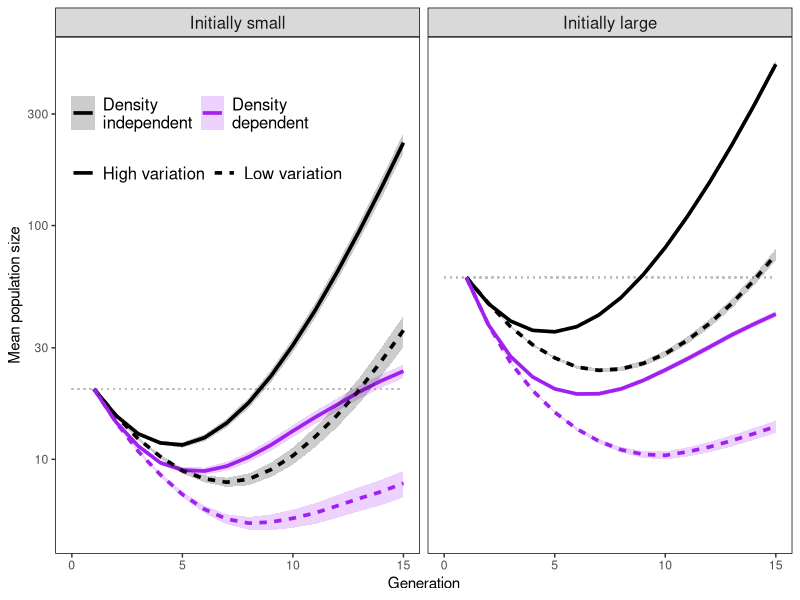

The R source for this figure: (Note: this script raises an error after producing the figure.)
### Population size and dynamics figures.

# Load packages

library(ggplot2)
library(cowplot)
library(dplyr)
library(tidyr)

# Load data

all.n = rbind(
  read.csv('simulations/outputs/final_results/a000_hivar_extinctions.csv') %>%
    mutate(low.var = FALSE, ndd = FALSE),
  read.csv('simulations/outputs/final_results/a000_lovar_extinctions.csv') %>%
    mutate(low.var = TRUE, ndd = FALSE),
  read.csv('simulations/outputs/final_results/a035_hivar_extinctions.csv') %>%
    mutate(low.var = FALSE, ndd = TRUE),
  read.csv('simulations/outputs/final_results/a035_lovar_extinctions.csv') %>%
    mutate(low.var = TRUE, ndd = TRUE)
) %>%
  group_by(low.var, ndd, n.pop0) %>%
  mutate(n.trials = pext * 8000,
         # Number of trials going extinct
         d.trials = -c(0, diff(n.trials)),
         # Proportion of extant trials going extinct
         p.ins1 = c(d.trials[-1], 0) / n.trials,
         # Proportion of all trials going extinct
         p.ins2 = c(d.trials[-1], 0) / 8000,
         # Proportion of extinct trials extinct in this generation
         p.ins3 = c(d.trials[-1], 0) / sum(d.trials)) %>%
 # filter(gen < 15) %>%
  ungroup() %>%
  mutate(init.size = factor(n.pop0, labels = c('Initially small', 'Initially large')),
         low.var = factor(low.var, labels = c('High variation', 'Low variation')),
         ndd = factor(ndd, labels = c('Density independent', 'Density dependent')))

all.n

# Try figure 1: population size over time

all.n %>%
  ggplot(aes(x = gen)) +
  geom_segment(
    aes(
      x = 0, xend = 15,
      y = n.pop0, yend = n.pop0
    ),
    linetype = 3,
    size = 0.5,
    colour = 'gray'
  ) +
  geom_line(
    aes(
      y = nbar,
      group = interaction(ndd, n.pop0, low.var),
      colour = factor(ndd),
      linetype = low.var
    ),
    size = 1.25
  ) +
  geom_ribbon(
    aes(
      ymin = nbar - 2 * sqrt(nvar / n.trials),
      ymax = nbar + 2 * sqrt(nvar / n.trials),
      group = interaction(ndd, n.pop0, low.var),
      fill = factor(ndd)
    ),
    alpha = 0.2,
    size = 0.125
  ) +
  scale_color_manual(
    values = c('black', 'purple'),
    labels = c("Density\nindependent", "Density\ndependent"),
    name = ""
  ) +
  scale_fill_manual(
    values = c('black', 'purple'),
    labels = c("Density\nindependent", "Density\ndependent"),
    name = ""
  ) +
  scale_linetype(
    name = "",
    labels = c("High variation", "Low variation")
  ) +
  labs(x = 'Generation', y = 'Mean population size') +
  scale_y_log10() +
  facet_wrap(~ init.size) +
  theme(panel.background = element_blank(),
        panel.border = element_rect(fill = NA),
        legend.background = element_rect(fill = NA),
        legend.direction = 'horizontal',
        legend.position = c(0.2, 0.8),
        legend.text = element_text(size = 12),
        strip.background = element_rect(colour = 'black'),
        strip.text = element_text(size = 12)) +
  ggsave('simulations/analysis_results/figure_drafts/draft_figs/fig_1.pdf',
         width = 8, height = 5)

### Extinction plot

inst.probs = ggplot(all.d %>% filter(gen < 15), aes(x = gen)) +
  geom_line(
    aes( 
      y = p.ins1, 
      group = interaction(n.pop0, bottleneck, ndd),
      colour = ndd
    )
  ) +
  geom_ribbon(
    aes(
      ymin = p.ins1 - 2 * sqrt(p.ins1 * (1-p.ins1) / n.trials),
      ymax = p.ins1 + 2 * sqrt(p.ins1 * (1-p.ins1) / n.trials),
      group = interaction(n.pop0, bottleneck, ndd),
      fill = ndd
    ),
    alpha = 0.2
  ) +
  scale_color_manual(values = c('black', 'purple')) +
  scale_fill_manual(values = c('black', 'purple')) +
  facet_wrap( ~ paste(n.pop0, bottleneck, sep = ', '), ncol = 1) +
  labs(x = 'Generation', y = 'Probability of extinction') +
  theme(legend.position = 'none',
        panel.background = element_blank(),
        strip.background = element_rect(colour = 'black'))

cuml.probs = ggplot(all.d %>% filter(gen < 15), aes(x = gen)) +
  geom_ribbon(
    aes(
      xmin = 0, xmax = 14,
      ymin = 0, ymax = 1 - pext,
      group = interaction(n.pop0, bottleneck, ndd),
      fill = ndd
    ),
    alpha = 0.25
  ) +
  scale_fill_manual(values = c('black', 'purple')) +
  labs(x = 'Generation') +
  facet_wrap( ~ paste(n.pop0, bottleneck, sep = ', '), ncol = 1) +
  theme(legend.position = 'none',
        panel.background = element_blank(),
        strip.background = element_rect(colour = 'black'))

extinct.legend = get_legend(
  inst.probs + 
    guides(fill = guide_legend(''), colour = guide_legend('')) +
    theme(legend.position = 'bottom',
          legend.box.margin = margin(1, 0, 0, 0))
)

data.plots = plot_grid(inst.probs, cuml.probs)
plot_grid(data.plots, extinct.legend, ncol = 1, rel_heights = c(1, .1))

plot_grid(data.plots, extinct.legend, ncol = 1, rel_heights = c(1, .1)) %>%
  save_plot(filename = 'simulations/analysis_results/figure_drafts/draft_figs/fig_2.pdf',
            base_width = 5, base_height = 6)
